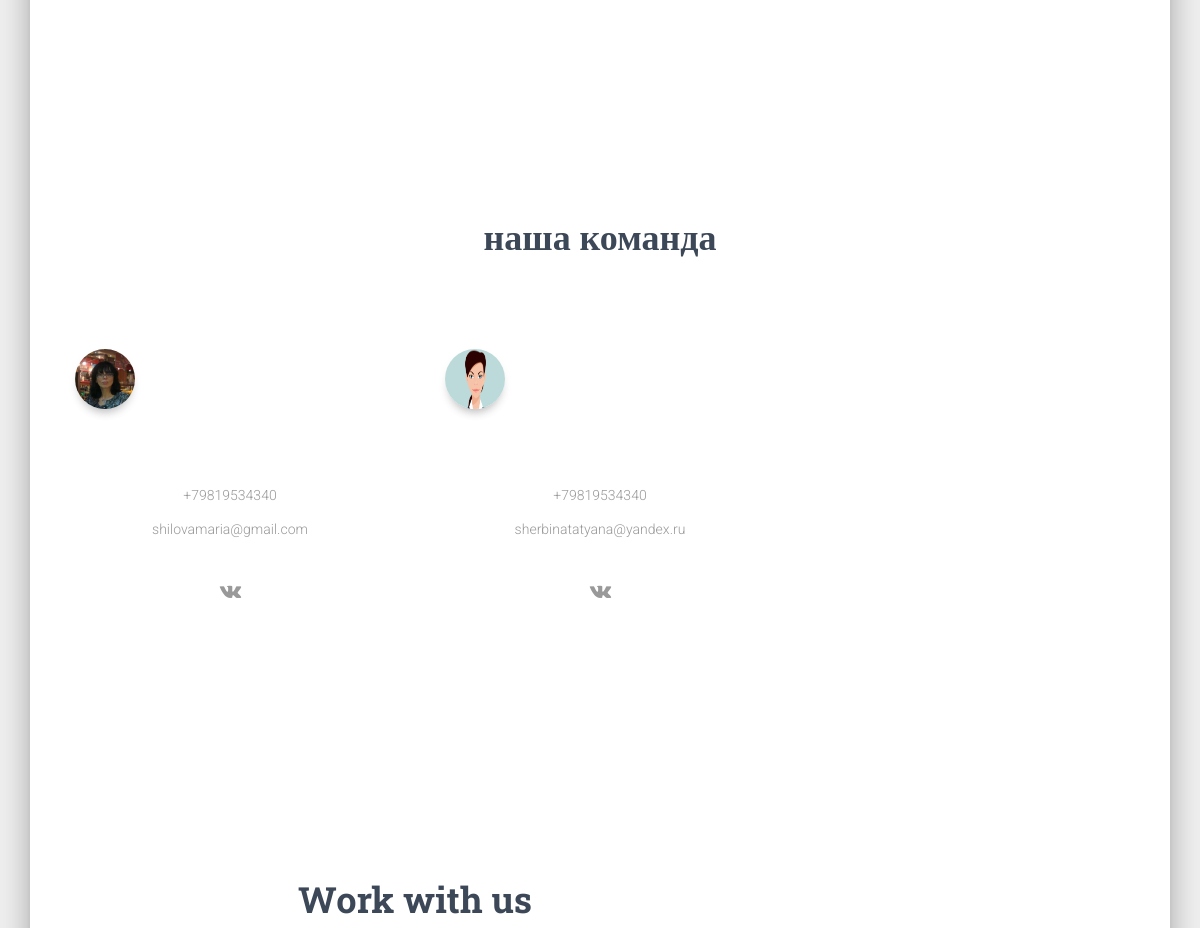
The app's page / (middle part), older data.
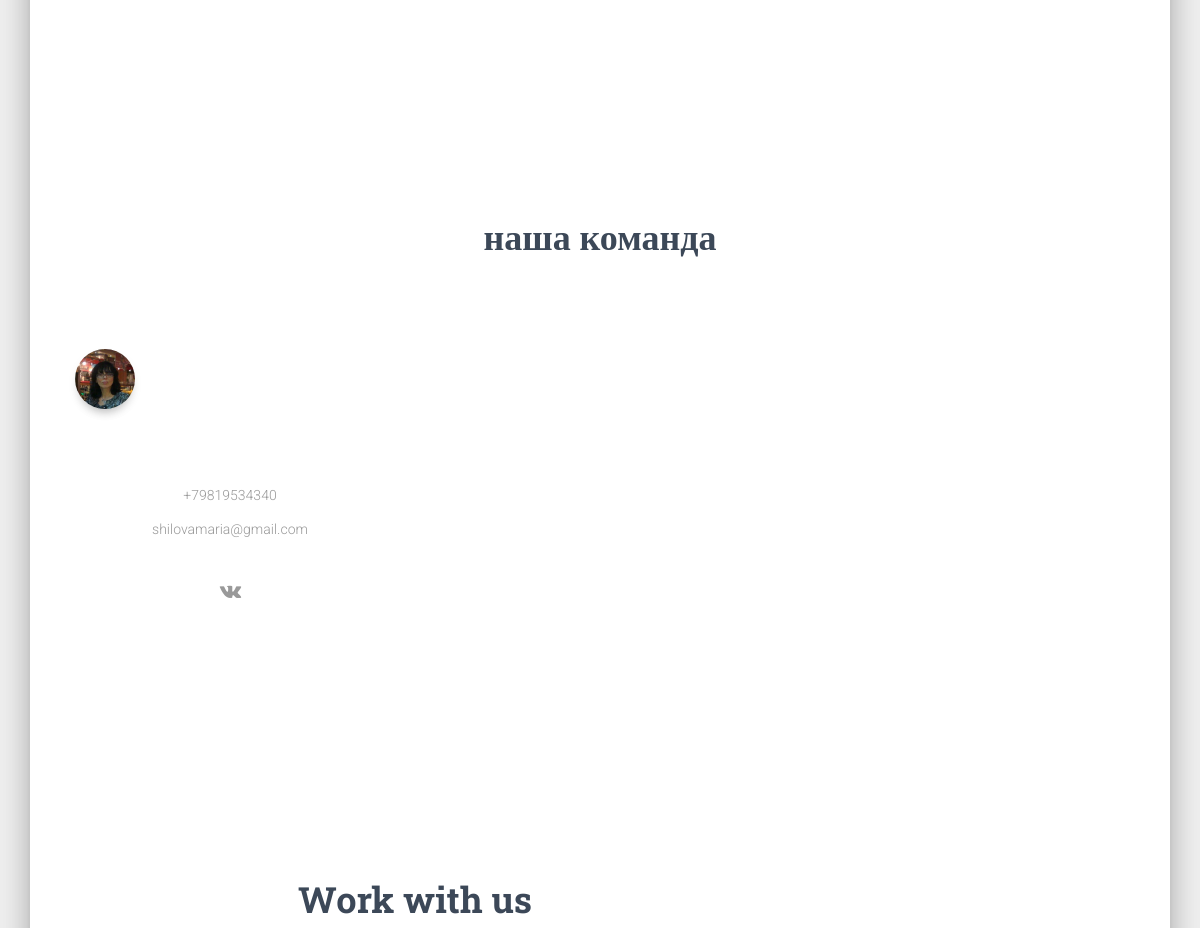
The same page, newer data.
### agency_app/models.py (models this page shows, shortened)
class Agent(models.Model):
    first_name = models.CharField(max_length=50, verbose_name=u'имя')
    last_name  = models.CharField(max_length=50, verbose_name=u'фамилия')
    phone      = models.CharField(max_length=22, verbose_name=u'телефон')
    email      = models.CharField(max_length=50)
    avatar     = models.ImageField(blank=True, null=True)
    class Meta:
        verbose_name = 'агента'
        verbose_name_plural = 'агенты'

### agency_app/views.py (the view)
# urls.py: url(r'^$', CategoryListView.as_view(), name='base_show'),
class CategoryListView(ListView):
	model = Category
	template_name = 'index.html'
	def get_context_data(self, *args, **kwargs):
		context = super(CategoryListView, self).get_context_data(*args, **kwargs)
		context['categories'] = self.model.objects.all()
		context['articles'] = Property.objects.all()
		context['agents'] = Agent.objects.all()
		context['pages'] = Pages.objects.all()
		context['main_media'] = Advertising.objects.all()
		return context

### agency_app/models.py (called while the page is built)
    def get_absolute_url(self):
        return reverse('service-detail', kwargs={'slug': self.slug})

### agency_app/templates/index.html (shortened to what this page needs)
{% load static %}
<!DOCTYPE html>
<html lang="ru">
<head>
  <link rel="stylesheet" href="https://daneden.github.io/animate.css/animate.min.css">
  <link rel="stylesheet" href="https://maxcdn.bootstrapcdn.com/font-awesome/latest/css/font-awesome.min.css">
  <link href="http://ajax.googleapis.com/ajax/libs/jqueryui/1.8/themes/base/jquery-ui.css" rel="stylesheet" type="text/css"/>
  <link href="{% static 'css/main.css' %}" rel="stylesheet" />
  <link href="{% static 'css/pattern.css' %}" rel="stylesheet" />
</head>
<body class="landing-page signup-page sidebar-collapse " style="">
  <main class="cd-main-content">
    <div class="wrapper-content">
      <div class="container-content">
    {% block content %}
  {% block contact_form_block %}
  <div class="main main-raised">
    <div class="container">
      <div class="section text-center">
        <div class="features">
          <div class="row">
            <div class="col-md-4">
              <div class="info">
              </div>
            </div>
            <div class="col-md-4">
              <div class="info">
              </div>
            </div>
            <div class="col-md-4">
              <div class="info">
              </div>
            </div>
          </div>
        </div>
      </div>
      <div class="section text-center">
        <h2 class="title"> наша команда </h2>
        <div class="team">
          <div class="row">
            {% for agent in agents %}
            <div class="col-md-4">
              <div class="team-player">
                <div class="card card-plain">
                  <div class="col-md-6 ml-auto mr-auto">
                    <img src="{{ agent.avatar.url }}" alt="Thumbnail Image" class="img-raised rounded-circle img-fluid">
                  </div>
                  <h4 class="card-title">{{ agent.name }}
                    <br>
                  </h4>
                  <div class="card-body">
                    <p class="card-description">{{ agent.phone }}</p>
                    <p class="card-description">{{ agent.email }}</p>
                  </div>
                  <div class="card-footer justify-content-center">
                    <a href="{{ agent.soclink }}" class="btn btn-link btn-just-icon"><i class="fa fa-vk"></i></a>
                  </div>
                </div>
              </div>
            </div>
            {% endfor %}
          </div>
        </div>
      </div>
      <div class="section section-contacts">
        <div class="row">
          <div class="col-md-8 ml-auto mr-auto">
            <h2 class="text-center title">Work with us</h2>
          </div>
        </div>
      </div>
    </div>
  </div>
  {% endblock contact_form_block %}
  {% endblock content %}
  </div>
   </div>
 </main>
</body>
</html>

Row changes from the older to the newer data that the page shows:
removed Agent: avatar (picture), phone "+79819534340", email "sherbinatatyana@yandex.ru"
